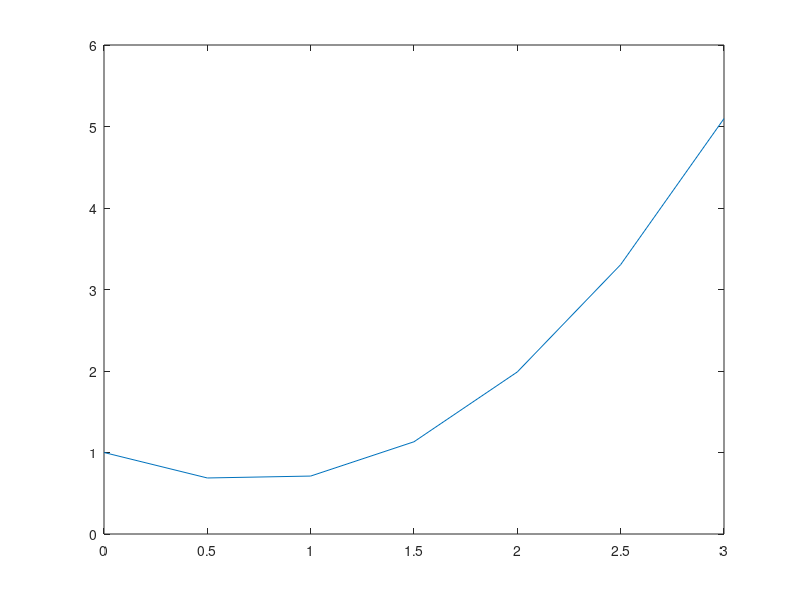

MATLAB code for this plot:
%% Practical Problems 13 Question 2

% Step 1: Setup system
h = 0.5;
t = 0:h:3;
y(1) = 1;
func = @(t,y) -y + t.^2;

% Step 2: Use Huen's Method | Slides 12-13
for i = 1:length(t) - 1  % เช่นกัน -1 เพราะเดียว overflow
    y0(i) = y(i) + func(t(i), y(i)) * h;
    y(i+1) = y(i) + ( func(t(i), y(i)) + func(t(i+1), y0(i))) ./ 2 .* h;
end
plot(t, y);